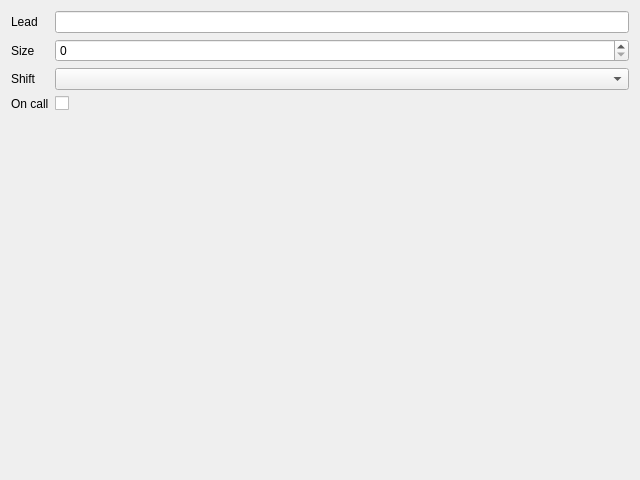
<?xml version="1.0" encoding="UTF-8"?>
<ui version="4.0">
 <class>CrewDialog</class>
 <widget class="QDialog" name="CrewDialog">
  <property name="geometry">
   <rect>
    <x>0</x>
    <y>0</y>
    <width>640</width>
    <height>480</height>
   </rect>
  </property>
  <property name="windowTitle">
   <string>Crew</string>
  </property>
  <layout class="QFormLayout" name="formLayout">
   <item row="0" column="0">
    <widget class="QLabel" name="label_leadEdit">
     <property name="text">
      <string>Lead</string>
     </property>
     <property name="buddy">
      <cstring>leadEdit</cstring>
     </property>
    </widget>
   </item>
   <item row="0" column="1">
    <widget class="QLineEdit" name="leadEdit"/>
   </item>
   <item row="1" column="0">
    <widget class="QLabel" name="label_sizeEdit">
     <property name="text">
      <string>Size</string>
     </property>
     <property name="buddy">
      <cstring>sizeEdit</cstring>
     </property>
    </widget>
   </item>
   <item row="1" column="1">
    <widget class="QSpinBox" name="sizeEdit"/>
   </item>
   <item row="2" column="0">
    <widget class="QLabel" name="label_shiftCombo">
     <property name="text">
      <string>Shift</string>
     </property>
     <property name="buddy">
      <cstring>shiftCombo</cstring>
     </property>
    </widget>
   </item>
   <item row="2" column="1">
    <widget class="QComboBox" name="shiftCombo"/>
   </item>
   <item row="3" column="0">
    <widget class="QLabel" name="label_onCallCheck">
     <property name="text">
      <string>On call</string>
     </property>
     <property name="buddy">
      <cstring>onCallCheck</cstring>
     </property>
    </widget>
   </item>
   <item row="3" column="1">
    <widget class="QCheckBox" name="onCallCheck"/>
   </item>
  </layout>
 </widget>
 <tabstops>
  <tabstop>leadEdit</tabstop>
  <tabstop>sizeEdit</tabstop>
  <tabstop>shiftCombo</tabstop>
  <tabstop>onCallCheck</tabstop>
 </tabstops>
 <resources/>
 <connections/>
</ui>
